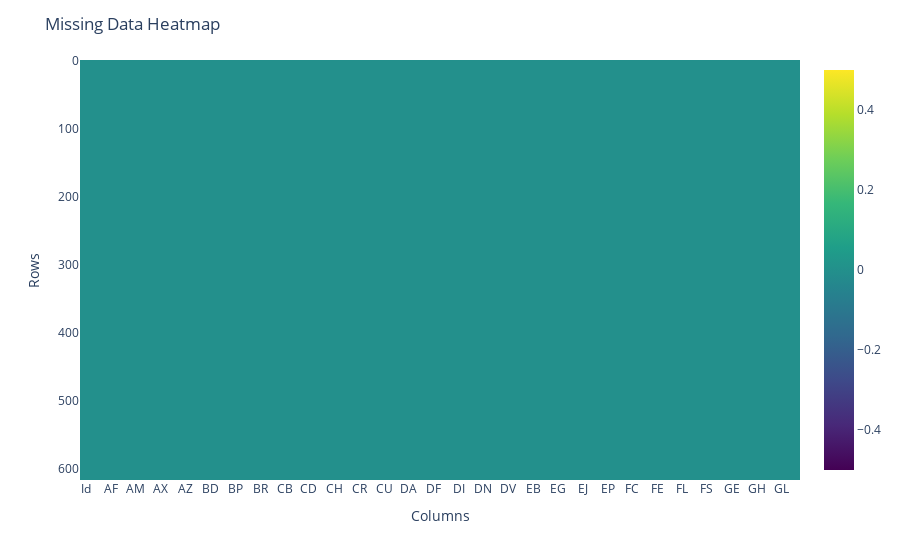

The notebook cell this image was saved under:
### Code cell
fig = px.imshow(df.isnull(), color_continuous_scale='Viridis')
fig.update_layout(title='Missing Data Heatmap')
fig.update_xaxes(title='Columns')
fig.update_yaxes(title='Rows')
fig.show()

### Figure 1 — Plotly figure (JSON) as saved in the notebook; plotly's stock layout.template omitted (floating-point values rounded to 4 significant figures; data arrays with more than 128 entries replaced by an {"elided": "..."} marker saying what was removed)
{"data": [{"coloraxis": "coloraxis", "hovertemplate": "x: %{x}<br>y: %{y}<br>color: %{z}<extra></extra>", "name": "0", "type": "heatmap", "x": ["Id", "AB", "AF", "AH", "AM", "AR", "AX", "AY", "AZ", "BC", "BD", "BN", "BP", "BQ", "BR", "BZ", "CB", "CC", "CD ", "CF", "CH", "CL", "CR", "CS", "CU", "CW ", "DA", "DE", "DF", "DH", "DI", "DL", "DN", "DU", "DV", "DY", "EB", "EE", "EG", "EH", "EJ", "EL", "EP", "EU", "FC", "FD ", "FE", "FI", "FL", "FR", "FS", "GB", "GE", "GF", "GH", "GI", "GL", "Class"], "xaxis": "x", "y": {"elided": "617 int values"}, "yaxis": "y", "z": {"elided": "617x58 int values"}}], "layout": {"coloraxis": {"colorscale": [[0, "#440154"], [0.1111, "#482878"], [0.2222, "#3e4989"], [0.3333, "#31688e"], [0.4444, "#26828e"], [0.5556, "#1f9e89"], [0.6667, "#35b779"], [0.7778, "#6ece58"], [0.8889, "#b5de2b"], [1, "#fde725"]]}, "margin": {"t": 60}, "title": {"text": "Missing Data Heatmap"}, "xaxis": {"anchor": "y", "constrain": "domain", "domain": [0, 1], "scaleanchor": "y", "title": {"text": "Columns"}}, "yaxis": {"anchor": "x", "autorange": "reversed", "constrain": "domain", "domain": [0, 1], "title": {"text": "Rows"}}}}
